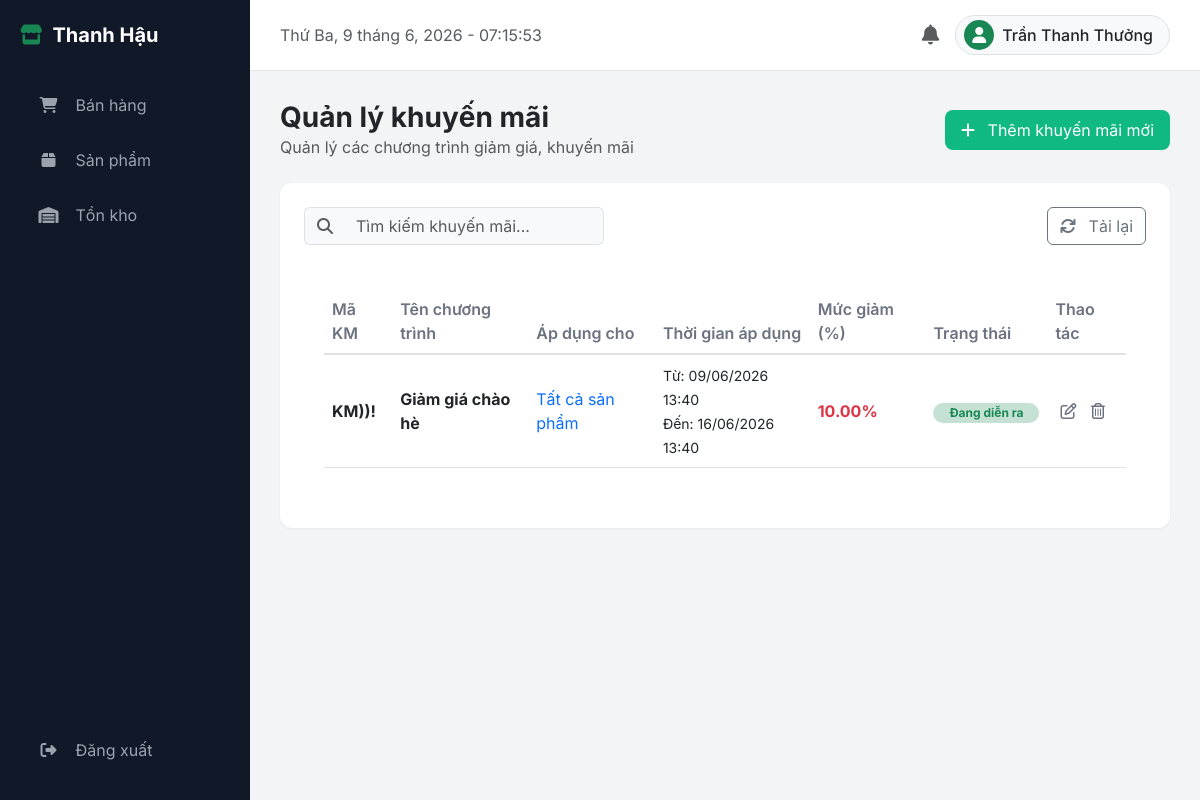
/promotions.php (signed in), run on the app's committed database.
### tables this page shows
CREATE TABLE `khuyen_mai` (
  `id` int(11) NOT NULL,
  `ma_km` varchar(20) NOT NULL,
  `ten_chuong_trinh` varchar(150) NOT NULL,
  `ngay_bat_dau` datetime NOT NULL,
  `ngay_ket_thuc` datetime NOT NULL,
  `muc_giam` decimal(5,2) NOT NULL,
  `loai_ap_dung` varchar(20) DEFAULT 'tat_ca',
  `gia_tri_ap_dung` varchar(255) DEFAULT NULL
);

### promotions.php (the view, shortened to what this page needs)
<?php
include 'connect.php';
try {
    $conn->query("ALTER TABLE khuyen_mai ADD COLUMN loai_ap_dung VARCHAR(20) DEFAULT 'tat_ca'");
    $conn->query("ALTER TABLE khuyen_mai ADD COLUMN gia_tri_ap_dung VARCHAR(255) DEFAULT NULL");
} catch (Exception $e) {}
$search = $_GET['search'] ?? '';
$where = "";
$sql_select = "SELECT * FROM khuyen_mai $where ORDER BY id DESC";
$result = $conn->query($sql_select);
include 'includes/header.php';
?>
<div class="d-flex justify-content-between align-items-center mb-4">
    <div>
        <h3 class="fw-bold mb-0">Quản lý khuyến mãi</h3>
        <p class="text-muted mb-0">Quản lý các chương trình giảm giá, khuyến mãi</p>
    </div>
    <div>
        <button class="btn btn-custom" data-bs-toggle="modal" data-bs-target="#promotionModal" onclick="resetForm()">
            <i class="fas fa-plus me-2"></i> Thêm khuyến mãi mới
        </button>
    </div>
</div>
<div class="card p-4">
    <div class="d-flex justify-content-between align-items-center mb-4">
        <form action="" method="GET" class="input-group" style="width: 300px;">
            <button type="submit" class="input-group-text bg-light border-end-0"><i class="fas fa-search text-muted"></i></button>
            <input type="text" name="search" class="form-control border-start-0 bg-light" value="<?= htmlspecialchars($search) ?>" placeholder="Tìm kiếm khuyến mãi...">
        </form>
        <div>
            <a href="promotions.php" class="btn btn-outline-secondary"><i class="fas fa-sync me-2"></i> Tải lại</a>
        </div>
    </div>
    <div class="table-responsive">
        <table class="table table-hover">
            <thead>
                <tr>
                    <th>Mã KM</th>
                    <th>Tên chương trình</th>
                    <th>Áp dụng cho</th>
                    <th>Thời gian áp dụng</th>
                    <th>Mức giảm (%)</th>
                    <th>Trạng thái</th>
                    <th>Thao tác</th>
                </tr>
            </thead>
            <tbody>
                <?php
                $now = date('Y-m-d H:i:s');
                while ($row = $result->fetch_assoc()):
                    if ($now < $row['ngay_bat_dau']) {
                        $status_badge = '<span class="badge bg-warning bg-opacity-25 text-warning px-3 py-1 rounded-pill">Sắp diễn ra</span>';
                    } elseif ($now > $row['ngay_ket_thuc']) {
                        $status_badge = '<span class="badge bg-secondary bg-opacity-25 text-secondary px-3 py-1 rounded-pill">Đã kết thúc</span>';
                    } else {
                        $status_badge = '<span class="badge bg-success bg-opacity-25 text-success px-3 py-1 rounded-pill">Đang diễn ra</span>';
                    }
                    $ap_dung_text = 'Tất cả sản phẩm';
                ?>
                <tr>
                    <td class="fw-bold text-dark"><?= $row['ma_km'] ?></td>
                    <td class="fw-bold text-dark"><?= $row['ten_chuong_trinh'] ?></td>
                    <td class="text-primary"><?= $ap_dung_text ?></td>
                    <td>
                        <small>Từ: <?= date('d/m/Y H:i', strtotime($row['ngay_bat_dau'])) ?></small><br>
                        <small>Đến: <?= date('d/m/Y H:i', strtotime($row['ngay_ket_thuc'])) ?></small>
                    </td>
                    <td class="text-danger fw-bold"><?= $row['muc_giam'] ?>%</td>
                    <td><?= $status_badge ?></td>
                    <td>
                        <button class="action-btn" onclick="editPromotion(<?= $row['id'] ?>, '<?= htmlspecialchars($row['ma_km'], ENT_QUOTES) ?>', '<?= htmlspecialchars($row['ten_chuong_trinh'], ENT_QUOTES) ?>', '<?= $row['ngay_bat_dau'] ?>', '<?= $row['ngay_ket_thuc'] ?>', <?= $row['muc_giam'] ?>, '<?= $row['loai_ap_dung'] ?>', '<?= $row['gia_tri_ap_dung'] ?>')">
                            <i class="far fa-edit"></i>
                        </button>
                        <a href="promotions.php?delete=<?= $row['id'] ?>" class="action-btn text-decoration-none" onclick="return confirm('Bạn có chắc muốn xóa khuyến mãi này?');">
                            <i class="far fa-trash-alt"></i>
                        </a>
                    </td>
                </tr>
                <?php endwhile; ?>
            </tbody>
        </table>
    </div>
</div>
<?php include 'includes/footer.php'; ?>

### assets/css/style.css (style rules this page uses)
body { background-color: #f3f4f6; font-family: 'Inter', -apple-system, BlinkMacSystemFont, 'Segoe UI', Roboto, 'Helvetica Neue', Arial, sans-serif; }
.card { border: none; border-radius: 12px; box-shadow: 0 1px 3px rgba(0,0,0,0.05); }
.btn-custom { background-color: #10b981; color: white; border: none; border-radius: 8px; padding: 8px 16px; }
.table-responsive { background: white; border-radius: 12px; padding: 20px; }
.table th { font-weight: 600; color: #6b7280; border-bottom-width: 2px; }
.table td { vertical-align: middle; }
.action-btn { background: transparent; border: none; color: #6b7280; padding: 5px; transition: 0.2s; }

### data on the page
khuyen_mai: ma_km "KM))!", ten_chuong_trinh "Giảm giá chào hè", ap_dung_text "Tất cả sản phẩm", ngay_bat_dau "09/06/2026 13:40", ngay_ket_thuc "16/06/2026 13:40", muc_giam "10.00", shows "Đang diễn ra"

### other printed values
$_SESSION['ho_ten'] "Trần Thanh Thưởng"
